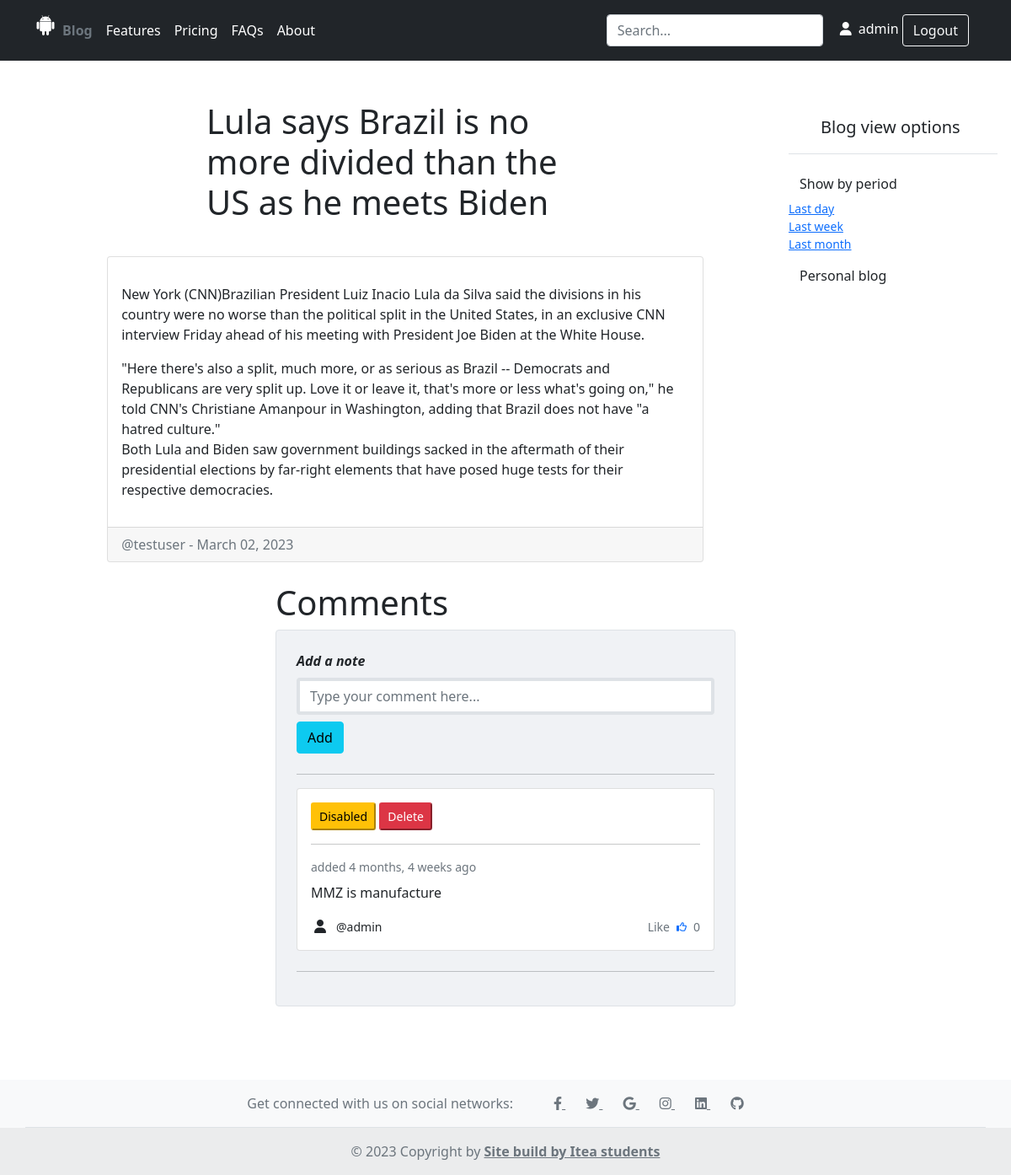
The page /2023/3/2/lula-says-brazil-is-no-more-divided-than-the-us-as-he-meets-biden (signed in) on the database its author committed.
### blog/models.py (models this page shows, shortened)
class Post(models.Model):
    STATUS_CHOICES = (
        ('draft', 'Draft'),
        ('published', 'Published')
    )
    title = models.CharField(max_length=200)
    slug = models.SlugField(max_length=200,
                            unique_for_date='publish')
    author = models.ForeignKey(User,
                               on_delete=models.CASCADE,
                               related_name='blog_posts')
    body = models.TextField(verbose_name='Content')
    publish = models.DateTimeField(default=timezone.localtime)
    created = models.DateTimeField(auto_now_add=True)
    updated = models.DateTimeField(auto_now=True)
    image_url = models.URLField(max_length=250, null=True)
    status = models.CharField(max_length=10,
                              choices=STATUS_CHOICES,
                              default='draft')
    objects = models.Manager()
    published = PublishManager()
    class Meta:
        ordering = ('-publish', '-created')

class Comment(models.Model):
    post = models.ForeignKey(Post, on_delete=models.CASCADE, related_name='comments')
    author = models.ForeignKey(User, on_delete=models.CASCADE, related_name='comments')
    body = models.CharField(max_length=255)
    created = models.DateTimeField(auto_now_add=True)
    updated = models.DateTimeField(auto_now=True)
    active = models.BooleanField(default=True)
    class Meta:
        ordering = ('-updated', '-created')
    def likes_count(self):
        return self.likes.count()
    def is_liked_by(self, user):
        return self.likes.filter(user=user).exists()

### blog/views.py (the view)
# urls.py: path('<int:year>/<int:month>/<int:day>/<slug:slug>', views.PostDetailView.as_view(), name='post_detail'),
class PostDetailView(DetailView):
    model = Post
    template_name = 'blog/post/detail.html'
    queryset = Post.published.all()
    def get_context_data(self, *, object_list=None, **kwargs):
        context = super().get_context_data(**kwargs)
        context['form'] = CommentForm(initial={'post': self.object})
        return context
    def get_object(self, queryset=None):
        year = self.kwargs.get('year')
        month = self.kwargs.get('month')
        day = self.kwargs.get('day')
        slug = self.kwargs.get('slug')
        queryset = queryset or self.queryset
        post = get_object_or_404(queryset,
                                 publish__year=year,
                                 publish__month=month,
                                 publish__day=day,
                                 slug=slug)
        return post
    @method_decorator(login_required, name='dispatch')
    def post(self, request, *args, **kwargs):
        post_comment = self.get_object()
        form = CommentForm(request.POST)
        if form.is_valid():
            comment = form.save(commit=False)
            comment.author = request.user
            comment.save()
            return HttpResponseRedirect(f'{post_comment.get_absolute_url()}')
        return self.render_to_response({'post': post_comment, 'form': form})

### blog/forms.py
class CommentForm(forms.ModelForm):
    class Meta:
        model = Comment
        fields = ('body',)
        labels = {'body': 'Add a note'}
        widgets = {
            'body': forms.TextInput(attrs={'max_length': 255,
                                           'class': 'form-control border border-4',
                                           'placeholder': 'Type your comment here...'})}

### blog/templatetags/comment_filter.py (called while the page is built)
@register.filter
def is_liked_by(instance, user):
    if user.is_authenticated:
        return instance.is_liked_by(user)
    return False

### templates/blog/post/detail.html (shortened to what this page needs)
{% extends 'base/base.html' %}
{% load comment_filter %}
{% load static %}
{% block content %}
    <div class="row justify-content-center">
        <div class="col-lg-10">
            <div class="col-md-8 mx-auto">
                <h1 class="mb-4">{{ post.title }}</h1>
            </div>
            <div class="card mb-4">
                <div class="card-body">
                    <p class="card-text">{{ post.body|linebreaks }}</p>
                </div>
                <div class="card-footer text-muted">
                    <p class="mb-0">@{{ post.author }} - {{ post.publish|date:"F d, Y" }}</p>
                </div>
            </div>
        </div>
    </div>
    <div class="row d-flex justify-content-center">
        <div class="col-md-8 col-lg-6">
            <h1>Comments</h1>
            <div class="card shadow-0 border" style="background-color: #f0f2f5;">
                <div class="card-body p-4">
                    <div class="form-outline mb-4" id="comments">
                        <form method="post">
                            {% for field in form %}
                                <label for="{{ field.id_for_label }}" class="form-label">
                                    <strong><i>{{ field.label }}</i></strong>
                                </label>
                                {{ field }}
                            {% endfor %}
                            <button type="submit" class="btn btn-info mt-2">Add</button>
                        </form>
                    </div>
                    <hr>
                    {% if post.comments.count %}
                        {% for comment in post.comments.all %}
                            <div class="card mb-4" id="commentLike{{ comment.id }}">
                                <div class="card-body">
                                    {% if request.user.is_superuser %}
                                        <a href="{% url 'blog:comment_admin' comment_id=comment.id %}"
                                           class="text-decoration-none">
                                            {% if comment.active %}
                                                <button class="btn-sm btn-warning ms-auto">Disabled</button>
                                            {% else %}
                                                <button class="btn-sm btn-success ms-auto">Enabled</button>
                                            {% endif %}
                                        </a>
                                            <a href="{% url 'blog:comment_delete' comment_id=comment.id %}"
                                               class="text-decoration-none">
                                                <button class="btn-sm btn-danger ms-auto">Delete</button>
                                            </a>
                                        <hr>
                                    {% endif %}
                                    <p class="small text-muted mb-2">added {{ comment.created|timesince }} ago</p>
                                    <div class="d-flex flex-row align-items-center">
                                        {% if comment.active %}
                                            <p>{{ comment.body }}</p>
                                        {% else %}
                                            <p class="text-danger"><i>Comment was disabled</i></p>
                                        {% endif %}
                                    </div>
                                    <div class="d-flex justify-content-between">
                                        <div class="d-flex flex-row align-items-center">
                                            <i class="fas fa-user mx-1"></i>
                                            <p class="small mb-0 ms-2">@{{ comment.author }}</p>
                                        </div>
                                        {% if comment|is_liked_by:request.user %}
                                            <div class="d-flex flex-row align-items-center text-primary">
                                                <p class="small mb-0">Unlike</p>
                                                <a href="{% url 'blog:comment_like' comment_id=comment.id %}">
                                                    <i class="fas fa-thumbs-up mx-2 fa-xs"
                                                       style="margin-top: -0.16rem;"></i>
                                                </a>
                                                <p class="small mb-0">{{ comment.likes_count }}</p>
                                            </div>
                                        {% else %}
                                            <div class="d-flex flex-row align-items-center">
                                                <p class="small text-muted mb-0">Like</p>
                                                <a href="{% url 'blog:comment_like' comment_id=comment.id %}">
                                                    <i class="far fa-thumbs-up mx-2 fa-xs text-black"
                                                       style="margin-top: -0.16rem;"></i>
                                                </a>
                                                <p class="small text-muted mb-0">{{ comment.likes_count }}</p>
                                            </div>
                                        {% endif %}
                                    </div>
                                </div>
                            </div>
                        {% endfor %}
                    {% else %}
                        <p>No comments yet.</p>
                    {% endif %}
                    <hr>
                </div>
            </div>
        </div>
    </div>
    </div>
{% endblock content %}

### templates/base/nav/header.html (shortened to what this page needs)
<header class="p-3 bg-dark text-white">
    <div class="container">
      <div class="d-flex flex-wrap align-items-center justify-content-center justify-content-lg-start">
        <ul class="nav col-12 col-lg-auto me-lg-auto mb-2 justify-content-center mb-md-0">
          <li>
          </li>
          <li><a href="{% url 'blog:post_list' %}" class="nav-link px-2 text-secondary fw-bold">Blog</a></li>
          <li><a href="#" class="nav-link px-2 text-white">Features</a></li>
          <li><a href="#" class="nav-link px-2 text-white">Pricing</a></li>
          <li><a href="#" class="nav-link px-2 text-white">FAQs</a></li>
          <li><a href="#" class="nav-link px-2 text-white">About</a></li>
        </ul>
        <form class="col-12 col-lg-auto mb-3 mb-lg-0 me-lg-3">
          <input type="search" class="form-control form-control-dark" placeholder="Search..." aria-label="Search">
        </form>
        <div class="text-end">
          {% if request.user.is_authenticated %}
          <i class="fas fa-user mx-1"></i>
          {{ request.user.username }}
          <a href="{% url 'accounts:logout' %}" class="text-decoration-none">
            <button type="button" class="btn btn-outline-light me-2">Logout</button>
          </a>
          {% endif %}
        </div>
      </div>
    </div>
</header>

### rows shown on the page
Post: title "Lula says Brazil is no more divided than the US as he meets Biden", body "New York (CNN)Brazilian President Luiz Inacio Lula da Silva said the divisions in his country were no worse than the political split in the United States, in an exclusive CNN interview Friday ahead of his meeting with President Joe Biden at the White House. \"Here there's also a split, much more, or as serious as Brazil -- Democrats and Republicans are very split up. Love it or leave it, that's more or less what's going on,\" he told CNN's Christiane Amanpour in Washington, adding that Brazil does not have \"a hatred culture.\" Both Lula and Biden saw government buildings sacked in the aftermath of their presidential elections by far-right elements that have posed huge tests for their…", author "testuser", publish "March 02, 2023"
Comment: active "Disabled", created "4 months, 4 weeks", body "MMZ is manufacture", author "admin", likes_count "0"

### other values the page prints
{{ request.user.username }} "admin"
{{ field.label }} "Add a note"
